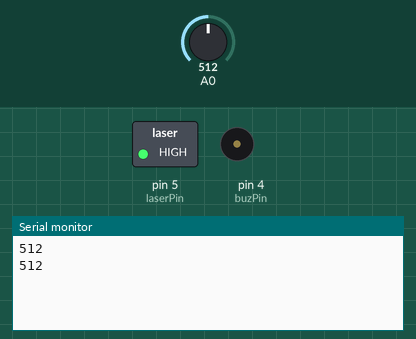
Simulated run of this sketch. Board: Arduino Uno, built with avr-gcc and run on an emulated ATmega328P. On the bench: switched loads named in the sketch (green lamp = pin HIGH), buzzer (waves = sounding, pin HIGH), the last lines printed to the serial monitor. Inputs (shaded band) come from the test bench; at power-on: A0 = 512.

Above: at 1.8 s.
1.9 s: A0 set to 982
At 2.8 s:
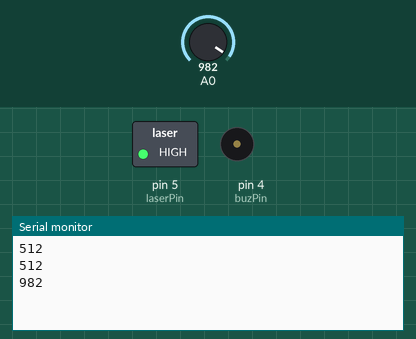
3.4 s: A0 set to 1014
At 4.7 s:
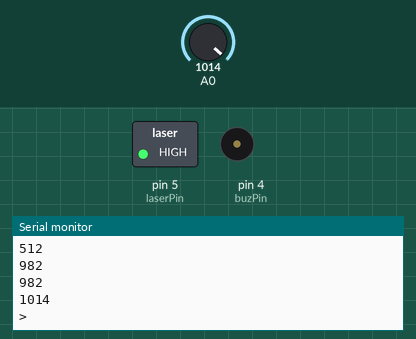
Timing chart, 0 to 6.4 s (numbered marks = the images above; inputs shaded):
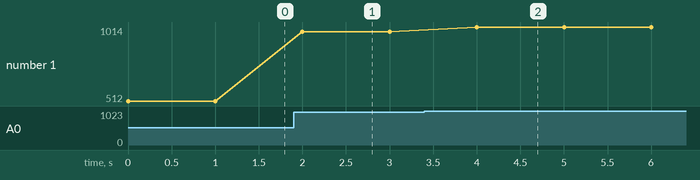

The sketch:

laser_detect.ino
```cpp
//the code is meant to fire laser, sich that when birds cross the farm, it turn buzzer and LED to scare them away.

int laserPin =5;//D1
int buzPin = 4;//D2

void setup(){
Serial.begin(9600); // initialize serial comminication at 9600 BPS

 pinMode(laserPin, OUTPUT);
 pinMode(buzPin, OUTPUT);
digitalWrite(buzPin, LOW);
digitalWrite(laserPin, HIGH);

}
void loop (){
int sensorValue= analogRead(A0); //read the input on analog pin 0
Serial.println(sensorValue);

  if(sensorValue > 1000){
    Serial.println('>');
    digitalWrite(buzPin, LOW);
    delay(1000);
  }

  else{
    digitalWrite(buzPin, LOW);
    delay(1000);
  }
}
```

Measured:
- the behaviour switches between 1000 and 1001 on A0 (found by bisection; images 1 and 2)
- after the input at 1.9 s, the serial monitor: prints a new line after 0.10 s (image 1)
- after the input at 3.4 s, the serial monitor: prints a new line after 0.60 s (image 2)
- plotted number 1: 512 → 982 after the input at 1.9 s, 982 → 1014 after the input at 3.4 s
